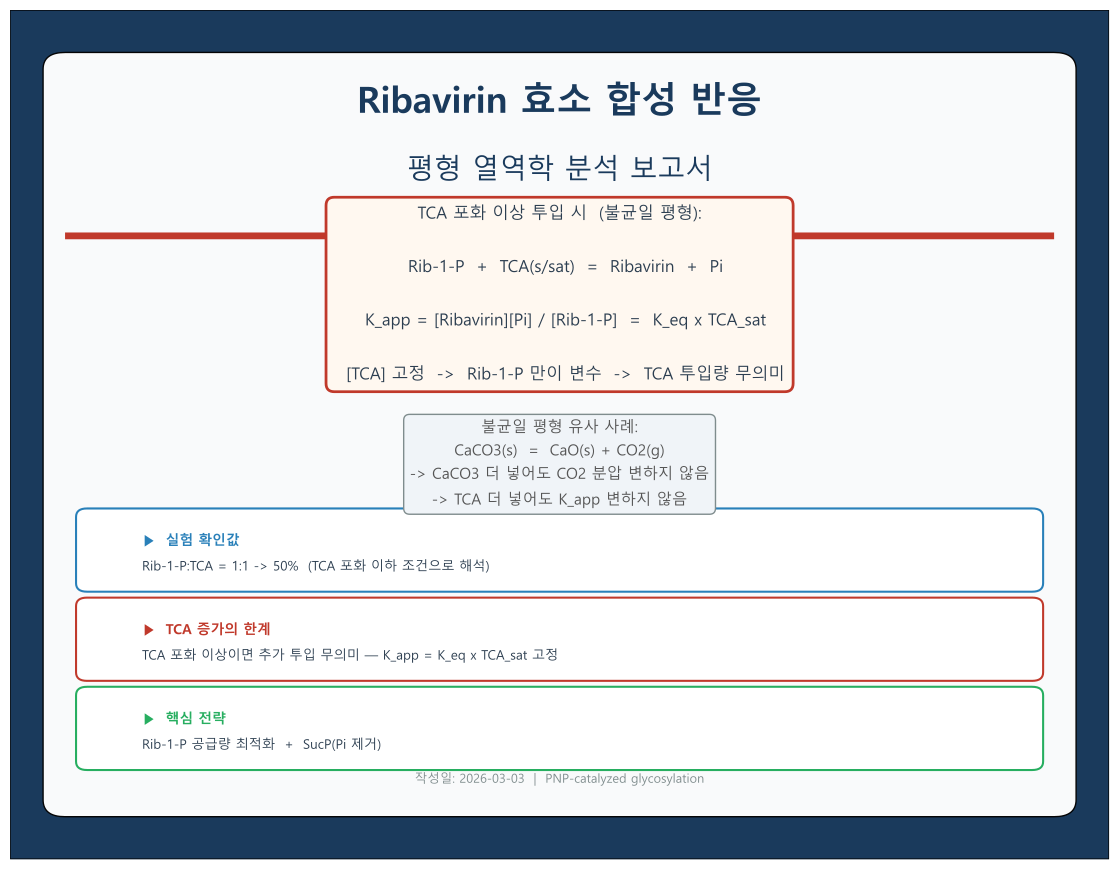

Python code for this plot:
"""
Ribavirin 합성 평형 분석 보고서 PDF (최종본)
- Rib-1-P + TCA_sat(고정) <-> Ribavirin + Pi  (불균일 평형)
- K_app = K_eq × TCA_sat = [Ribavirin][Pi] / [Rib-1-P]
- TCA 투입량(포화 이상)은 무의미 — Rib-1-P가 진짜 제한 기질
- Pi 제거(SucP)가 핵심 전략
"""
import numpy as np
import matplotlib.pyplot as plt
import matplotlib.patches as mpatches
from matplotlib.backends.backend_pdf import PdfPages
import matplotlib.font_manager as fm
from datetime import date

for font in fm.fontManager.ttflist:
    if 'Malgun' in font.name:
        plt.rcParams['font.family'] = font.name
        break
plt.rcParams['axes.unicode_minus'] = False
plt.rcParams['figure.facecolor'] = 'white'

TITLE_COLOR  = '#1a3a5c'
ACCENT_COLOR = '#c0392b'
GREEN_COLOR  = '#27ae60'
BODY_COLOR   = '#2c3e50'
LIGHT_BG     = '#f0f4f8'

# ── 수율 계산 함수들 ───────────────────────────────────────────────
def calc_yield_reservoir(r1p, K_app, pi0=0.0):
    """
    불균일 평형 (TCA 고체 reservoir):
    x^2 + (pi0 + K_app)*x - K_app*r1p = 0
    -> x = [Ribavirin]_eq,  수율 = x/r1p × 100
    """
    b = pi0 + K_app
    c = -K_app * r1p
    disc = b**2 - 4*c
    x = (-b + np.sqrt(disc)) / 2
    x = min(max(x, 0), r1p)
    return x / r1p * 100

def calc_yield_homogeneous(r1p, tca, pi0=0.0, Keq=1.0):
    """
    균일 평형 (TCA 완전 용해):
    Keq*(r1p-x)*(tca-x) = x*(x+pi0)
    """
    A = Keq - 1
    B = -(Keq*(r1p+tca) + pi0)
    C = Keq * r1p * tca
    if abs(A) < 1e-12:
        x = r1p * tca / (r1p + tca + pi0)
    else:
        disc = B**2 - 4*A*C
        if disc < 0: return 0.0
        x = (-B - np.sqrt(disc)) / (2*A)
    x = min(max(x, 0), min(r1p, tca))
    return x / r1p * 100


# ═══════════════════════════════════════════════════════════════════
outpath = 'ribavirin_equilibrium_report.pdf'
with PdfPages(outpath) as pdf:

    # ── PAGE 1: 표지 ─────────────────────────────────────────────
    fig = plt.figure(figsize=(11, 8.5))
    ax = fig.add_axes([0, 0, 1, 1])
    ax.set_xlim(0,1); ax.set_ylim(0,1); ax.axis('off')

    ax.add_patch(mpatches.FancyBboxPatch((0,0),1,1,
        boxstyle='square,pad=0', facecolor=TITLE_COLOR))
    ax.add_patch(mpatches.FancyBboxPatch((0.05,0.07),0.9,0.86,
        boxstyle='round,pad=0.02', facecolor='white', alpha=0.97))
    ax.add_patch(mpatches.Rectangle((0.05,0.73),0.9,0.008,
        facecolor=ACCENT_COLOR))

    ax.text(0.5,0.89,'Ribavirin 효소 합성 반응',
            ha='center',va='center',fontsize=26,fontweight='bold',color=TITLE_COLOR)
    ax.text(0.5,0.81,'평형 열역학 분석 보고서',
            ha='center',va='center',fontsize=20,color=TITLE_COLOR)

    # 핵심 평형식
    box1 = dict(boxstyle='round,pad=0.5', facecolor='#fff8f0', edgecolor=ACCENT_COLOR, lw=2)
    ax.text(0.5,0.665,
        "TCA 포화 이상 투입 시  (불균일 평형):\n\n"
        "  Rib-1-P  +  TCA(s/sat)  =  Ribavirin  +  Pi\n\n"
        "  K_app = [Ribavirin][Pi] / [Rib-1-P]  =  K_eq x TCA_sat\n\n"
        "  [TCA] 고정  ->  Rib-1-P 만이 변수  ->  TCA 투입량 무의미",
        ha='center',va='center', fontsize=12, color=BODY_COLOR,
        bbox=box1, linespacing=1.8)

    # 비유 박스
    box2 = dict(boxstyle='round,pad=0.4', facecolor='#f0f4f8', edgecolor='#7f8c8d', lw=1)
    ax.text(0.5,0.465,
        "불균일 평형 유사 사례:\n"
        "CaCO3(s)  =  CaO(s) + CO2(g)\n"
        "-> CaCO3 더 넣어도 CO2 분압 변하지 않음\n"
        "-> TCA 더 넣어도 K_app 변하지 않음",
        ha='center',va='center', fontsize=11, color='#555555',
        bbox=box2, linespacing=1.7)

    highlights = [
        ('#2980b9', '실험 확인값',
         'Rib-1-P:TCA = 1:1 -> 50%  (TCA 포화 이하 조건으로 해석)'),
        (ACCENT_COLOR, 'TCA 증가의 한계',
         'TCA 포화 이상이면 추가 투입 무의미 — K_app = K_eq x TCA_sat 고정'),
        (GREEN_COLOR, '핵심 전략',
         'Rib-1-P 공급량 최적화  +  SucP(Pi 제거)'),
    ]
    for i,(col,title,body) in enumerate(highlights):
        y = 0.36 - i*0.105
        ax.add_patch(mpatches.FancyBboxPatch((0.07,y-0.035),0.86,0.078,
            boxstyle='round,pad=0.01', facecolor='white', edgecolor=col, lw=1.5))
        ax.text(0.12,y+0.01, f'▶  {title}',
                fontsize=10, fontweight='bold', color=col)
        ax.text(0.12,y-0.02, body, fontsize=9.5, color=BODY_COLOR)

    ax.text(0.5,0.09, f'작성일: {date.today()}  |  PNP-catalyzed glycosylation',
            ha='center', fontsize=9, color='#7f8c8d')

    pdf.savefig(fig, bbox_inches='tight')
    plt.close(fig)


    # ── PAGE 2: 평형 이론 ─────────────────────────────────────────
    fig = plt.figure(figsize=(11,8.5))
    ax = fig.add_axes([0,0,1,1])
    ax.set_xlim(0,1); ax.set_ylim(0,1); ax.axis('off')

    ax.add_patch(mpatches.Rectangle((0,0.91),1,0.09,facecolor=TITLE_COLOR))
    ax.text(0.5,0.955,'평형 이론 — 불균일 평형 모델',
            ha='center',va='center',fontsize=17,fontweight='bold',color='white')

    sections = [
        {
            'title': '1.  두 가지 평형 구간',
            'color': '#2980b9',
            'y': 0.825,
            'rows': [
                ('구간 A: TCA 완전 용해',
                 '[TCA] < TCA_sat'),
                ('  -> 균일 평형',
                 'K_eq = [Rib][Pi] / [R1P][TCA],    x^2 / (a-x)^2 = 1  -> 50% (1:1)'),
                ('구간 B: TCA 포화 이상',
                 '[TCA] >= TCA_sat,  고체 reservoir 존재'),
                ('  -> 불균일 평형',
                 'K_app = [Rib][Pi] / [R1P] = K_eq x TCA_sat  (TCA 활동도 = 1 고정)'),
            ]
        },
        {
            'title': '2.  불균일 평형 해석해',
            'color': '#8e44ad',
            'y': 0.575,
            'rows': [
                ('초기 조건',
                 '[Rib-1-P]_0 = a,  [Pi]_0 = pi0,  [TCA] = TCA_sat (고정)'),
                ('평형 방정식',
                 'x^2 + (pi0 + K_app) x - K_app a = 0'),
                ('해석해',
                 'x = { -(pi0+K_app) + sqrt((pi0+K_app)^2 + 4 K_app a) } / 2'),
                ('수율 변수',
                 'Rib-1-P(a), Pi 초기값(pi0), K_app  -- TCA 투입량은 무관'),
            ]
        },
        {
            'title': '3.  Pi 축적과 SucP 역할',
            'color': GREEN_COLOR,
            'y': 0.325,
            'rows': [
                ('Pi 축적 효과',
                 'pi0 증가 -> 해석해의 분자 감소 -> 수율 ↓'),
                ('SucP 역할',
                 'Sucrose + Pi -> Glc-1-P + Fructose  ->  pi0 -> 0 유지'),
                ('SucP 효과 (정량)',
                 'pi0=0 vs pi0=5mM: [R1P]=10mM, K_app=10mM 기준 약 20%p 수율 차이'),
                ('TCA 투입량',
                 '포화 이상이면 완전 무관 (K_app 고정). 포화 이하면 균일 평형으로 전환'),
            ]
        },
    ]

    for sec in sections:
        y0 = sec['y']
        ax.add_patch(mpatches.FancyBboxPatch((0.04,y0-0.21),0.92,0.23,
            boxstyle='round,pad=0.01',
            facecolor='white', edgecolor=sec['color'], lw=1.5))
        ax.text(0.06,y0+0.01, sec['title'],
                fontsize=11,fontweight='bold',color=sec['color'])
        for j,(k,v) in enumerate(sec['rows']):
            yy = y0 - 0.043 - j*0.047
            ax.text(0.08, yy, f'{k}:', fontsize=9,
                    fontweight='bold', color=BODY_COLOR)
            ax.text(0.08 + min(len(k),22)*0.008 + 0.03, yy, v,
                    fontsize=9, color='#444444')

    ax.text(0.5,0.025,
        'TCA(s) 물성: MP 315 C, slightly soluble in water (~7-10 mM)  |  '
        'Kaspar et al. 2020 PMC7318676',
        ha='center', fontsize=7.5, color='#95a5a6')

    pdf.savefig(fig, bbox_inches='tight')
    plt.close(fig)


    # ── PAGE 3: 그래프 ────────────────────────────────────────────
    fig, axes = plt.subplots(1, 2, figsize=(14, 7))
    fig.patch.set_facecolor('#f9f9f9')
    fig.suptitle('Ribavirin 합성 평형 시뮬레이션',
                 fontsize=15, fontweight='bold', color=TITLE_COLOR, y=1.01)

    # 그래프 1: Rib-1-P 농도 vs 수율 (K_app 값별, pi0=0)
    ax1 = axes[0]
    ax1.set_facecolor('#fdfdfd')

    r1p_range = np.linspace(0.5, 30, 300)
    K_apps = [3.0, 7.0, 10.0, 20.0]
    cols1  = ['#9467bd','#ff7f0e','#1f77b4','#2ca02c']
    for K_app, col in zip(K_apps, cols1):
        y_vals = [calc_yield_reservoir(r, K_app, pi0=0) for r in r1p_range]
        ax1.plot(r1p_range, y_vals, color=col, lw=2.2,
                 label=f'K_app = {K_app} mM (TCA_sat~{K_app:.0f}mM)')

    # 실험값 표시 (1:1, 50% -> 균일 평형 구간)
    ax1.scatter([7.0],[50], s=200, color='red', zorder=6, marker='*',
                label='실험값 참고 (50%, 균일 평형)')
    ax1.axhline(50, color='gray', lw=1, ls='--', alpha=0.5)
    ax1.text(15, 52, '50% 기준', color='gray', fontsize=8.5)
    ax1.text(16, 30,
             'Rib-1-P << K_app\n-> 수율 높음\n\nRib-1-P >> K_app\n-> 수율 낮음',
             fontsize=8.5, color=BODY_COLOR,
             bbox=dict(boxstyle='round,pad=0.3', facecolor='#f8f9fa', edgecolor='#ccc'))

    ax1.set_xlabel('[Rib-1-P]_0 (mM)', fontsize=11)
    ax1.set_ylabel('Rib-1-P 기준 수율 (%)', fontsize=11)
    ax1.set_title('① Rib-1-P 농도 vs 수율\n(불균일 평형, Pi_0=0)',
                  fontsize=11, fontweight='bold')
    ax1.legend(fontsize=8.5, loc='upper right')
    ax1.set_xlim(0, 30); ax1.set_ylim(0, 100)
    ax1.grid(True, alpha=0.3)

    # 그래프 2: Pi 축적(pi0) vs 수율  +  SucP 화살표
    ax2 = axes[1]
    ax2.set_facecolor('#fdfdfd')

    pi0_range = np.linspace(0, 15, 300)
    r1p_vals  = [5.0, 10.0, 20.0]
    cols2     = ['#2ca02c','#1f77b4','#d62728']
    K_app_ref = 10.0

    for r1p, col in zip(r1p_vals, cols2):
        y_vals = [calc_yield_reservoir(r1p, K_app_ref, pi0=p) for p in pi0_range]
        ax2.plot(pi0_range, y_vals, color=col, lw=2.2,
                 label=f'Rib-1-P = {r1p} mM')

    ax2.axvline(0, color='green', lw=2.5, ls='-', alpha=0.5)
    ax2.axhline(50, color='gray', lw=1, ls='--', alpha=0.5)
    ax2.fill_betweenx([0,100], 0, 1.5, alpha=0.10, color='green')
    ax2.text(0.2, 5, 'SucP\n목표', color='green',
             fontsize=8.5, fontweight='bold')

    # SucP 효과 화살표 (R1P=10mM 기준)
    y_pi5  = calc_yield_reservoir(10.0, K_app_ref, pi0=5)
    y_pi0  = calc_yield_reservoir(10.0, K_app_ref, pi0=0)
    ax2.annotate('', xy=(0.5, y_pi0), xytext=(5, y_pi5),
                 arrowprops=dict(arrowstyle='->', color='green', lw=2))
    ax2.text(5.2, (y_pi0+y_pi5)/2,
             f'SucP 효과\n+{y_pi0-y_pi5:.0f}%p',
             color='green', fontsize=9, fontweight='bold')

    ax2.set_xlabel('축적된 Pi 농도 [Pi]_0 (mM)', fontsize=11)
    ax2.set_ylabel('Rib-1-P 기준 수율 (%)', fontsize=11)
    ax2.set_title(f'② Pi 축적 vs 수율  (K_app={K_app_ref}mM)\n-> SucP로 Pi 제거시 수율 회복',
                  fontsize=11, fontweight='bold')
    ax2.legend(fontsize=9, loc='upper right')
    ax2.set_xlim(0, 15); ax2.set_ylim(0, 100)
    ax2.grid(True, alpha=0.3)

    plt.tight_layout()
    pdf.savefig(fig, bbox_inches='tight')
    plt.close(fig)


    # ── PAGE 4: 결론 & 실험 권고 ─────────────────────────────────
    fig = plt.figure(figsize=(11,8.5))
    ax = fig.add_axes([0,0,1,1])
    ax.set_xlim(0,1); ax.set_ylim(0,1); ax.axis('off')

    ax.add_patch(mpatches.Rectangle((0,0.91),1,0.09,facecolor=TITLE_COLOR))
    ax.text(0.5,0.955,'결론 및 실험 권고사항',
            ha='center',va='center',fontsize=17,fontweight='bold',color='white')

    # 결론 박스
    ax.add_patch(mpatches.FancyBboxPatch((0.04,0.585),0.92,0.295,
        boxstyle='round,pad=0.02',facecolor='#eaf4fb',edgecolor='#2980b9',lw=2))
    ax.text(0.5,0.868,'핵심 결론',ha='center',fontsize=13,
            fontweight='bold',color='#2980b9')

    conclusions = [
        ('①', '#2980b9',
         'K_eq = 1  (1:1, 50% 실험 확인 — TCA 포화 이하 균일 평형 조건)'),
        ('②', ACCENT_COLOR,
         'TCA 포화 이상: 불균일 평형 -> K_app = K_eq x TCA_sat 고정'),
        ('③', ACCENT_COLOR,
         'TCA 투입량(포화 이상)은 무의미 — CaCO3/CO2 불균일 평형과 동일 원리'),
        ('④', BODY_COLOR,
         'Rib-1-P가 유일한 제한 기질 — 더 많이 공급해야 생산량 증가'),
        ('⑤', GREEN_COLOR,
         'Pi 축적이 수율 ceiling — SucP(Pi 제거)가 핵심 향상 전략'),
    ]
    for i,(num,col,text) in enumerate(conclusions):
        y = 0.835 - i*0.048
        ax.text(0.08, y, num, fontsize=11, fontweight='bold', color=col)
        ax.text(0.12, y, text, fontsize=10, color=BODY_COLOR)

    # 변수별 효과 요약표
    ax.add_patch(mpatches.FancyBboxPatch((0.04,0.17),0.92,0.40,
        boxstyle='round,pad=0.02',facecolor='#eafaf1',edgecolor=GREEN_COLOR,lw=2))
    ax.text(0.5,0.555,'변수별 효과 및 실험 권고',
            ha='center',fontsize=13,fontweight='bold',color=GREEN_COLOR)

    rows = [
        ('TCA 투입량 증가\n(포화 이상)',    '수율 변화 없음',
         '불균일 평형 — K_app 불변\n포화 이하면 수율 상승 가능'),
        ('Rib-1-P 농도 조절',               'Rib-1-P 낮을수록 % 수율 ↑\n절대량은 Rib-1-P에 비례',
         '[R1P] << K_app 조건 탐색\nK_app = K_eq x TCA_sat'),
        ('SucP 실험\n(미실시, 권고)',        'Pi 제거 -> 수율 ↑\n예상 효과: +10~25%p',
         '우선 Pi 축적 확인 후\nSucP 농도 최적화'),
        ('TCA 20mM 이상 재현',              '포화 이상이면 균일/불균일\n경계 구간 확인 필요',
         '원심분리로 [TCA]_sat 측정\n~7-10 mM 예상'),
    ]
    headers = ['실험/변수', '예상 효과', '비고']
    col_x   = [0.06, 0.37, 0.63]
    ax.add_patch(mpatches.Rectangle((0.05,0.498),0.90,0.033,
                 facecolor=GREEN_COLOR,alpha=0.25))
    for h,cx in zip(headers,col_x):
        ax.text(cx,0.510,h,fontsize=9.5,fontweight='bold',color=BODY_COLOR)
    for i,row in enumerate(rows):
        yy = 0.462 - i*0.076
        bg = '#f0fbf6' if i%2==0 else 'white'
        ax.add_patch(mpatches.Rectangle((0.05,yy-0.033),0.90,0.068,
                     facecolor=bg,alpha=0.8))
        for cell,cx in zip(row,col_x):
            ax.text(cx,yy,cell,fontsize=8.5,color=BODY_COLOR,
                    va='center',linespacing=1.35)

    ax.text(0.5,0.105,
        '참고 문헌:\n'
        '• Kaspar et al. (2020) General Principles for Yield Optimization. PMC7318676\n'
        '• Rabuffetti et al. (2019) Synthesis of Ribavirin by Enzymatic Transglycosylation. Catalysts 9:355\n'
        '• ChemicalBook: 2H-1,2,4-Triazole-3-carboxamide (MP 315 C, slightly soluble in water)',
        ha='center',va='center',fontsize=8,color='#7f8c8d',linespacing=1.6,
        bbox=dict(boxstyle='round,pad=0.5',facecolor='#fdfefe',edgecolor='#bdc3c7'))

    pdf.savefig(fig, bbox_inches='tight')
    plt.close(fig)

print(f"PDF 저장 완료: {outpath}")
